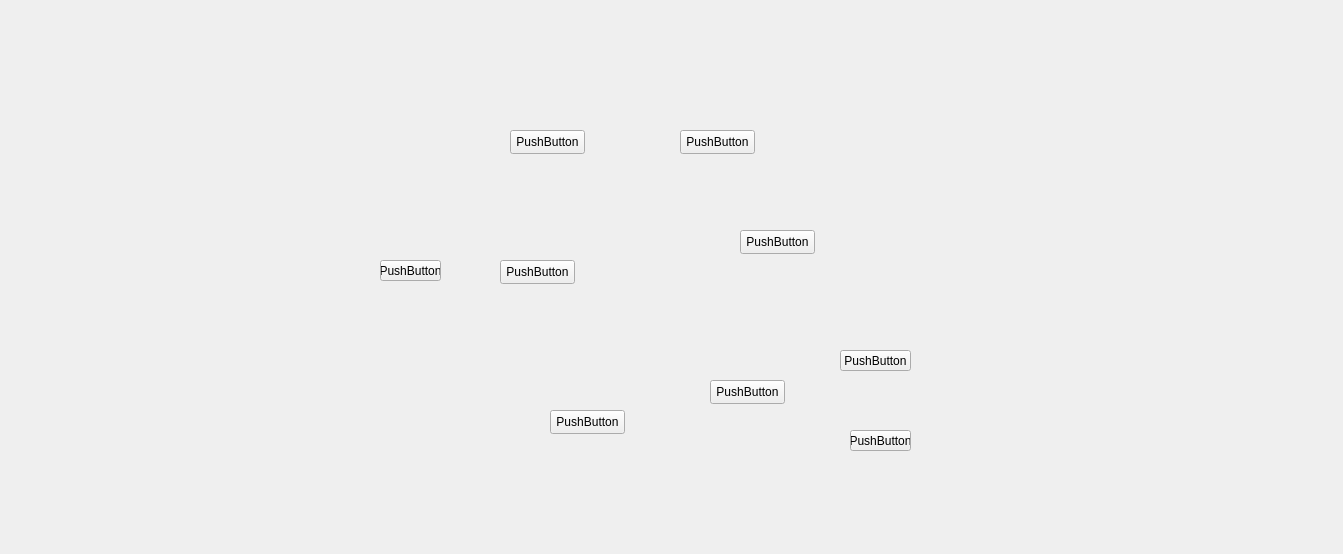
<?xml version="1.0" encoding="UTF-8"?>
<ui version="4.0">
 <class>TwoPlayersMapClass</class>
 <widget class="QMainWindow" name="TwoPlayersMapClass">
  <property name="geometry">
   <rect>
    <x>0</x>
    <y>0</y>
    <width>1343</width>
    <height>554</height>
   </rect>
  </property>
  <property name="windowTitle">
   <string>TwoPlayersMap</string>
  </property>
  <property name="styleSheet">
   <string notr="true">#centralWidget{

image: url(:/Triviadorclient/images/2playersMap.png);
border-image: white;
}</string>
  </property>
  <widget class="QWidget" name="centralWidget">
   <widget class="QPushButton" name="pushButton_Territory1">
    <property name="geometry">
     <rect>
      <x>500</x>
      <y>260</y>
      <width>75</width>
      <height>24</height>
     </rect>
    </property>
    <property name="text">
     <string>PushButton</string>
    </property>
   </widget>
   <widget class="QPushButton" name="pushButton_Territory2">
    <property name="geometry">
     <rect>
      <x>380</x>
      <y>260</y>
      <width>61</width>
      <height>21</height>
     </rect>
    </property>
    <property name="text">
     <string>PushButton</string>
    </property>
   </widget>
   <widget class="QPushButton" name="pushButton_Territory3">
    <property name="geometry">
     <rect>
      <x>510</x>
      <y>130</y>
      <width>75</width>
      <height>24</height>
     </rect>
    </property>
    <property name="text">
     <string>PushButton</string>
    </property>
   </widget>
   <widget class="QPushButton" name="pushButton_Territory4">
    <property name="geometry">
     <rect>
      <x>680</x>
      <y>130</y>
      <width>75</width>
      <height>24</height>
     </rect>
    </property>
    <property name="text">
     <string>PushButton</string>
    </property>
   </widget>
   <widget class="QPushButton" name="pushButton_Territory5">
    <property name="geometry">
     <rect>
      <x>740</x>
      <y>230</y>
      <width>75</width>
      <height>24</height>
     </rect>
    </property>
    <property name="text">
     <string>PushButton</string>
    </property>
   </widget>
   <widget class="QPushButton" name="pushButton_Territory6">
    <property name="geometry">
     <rect>
      <x>550</x>
      <y>410</y>
      <width>75</width>
      <height>24</height>
     </rect>
    </property>
    <property name="text">
     <string>PushButton</string>
    </property>
   </widget>
   <widget class="QPushButton" name="pushButton_Territory7">
    <property name="geometry">
     <rect>
      <x>710</x>
      <y>380</y>
      <width>75</width>
      <height>24</height>
     </rect>
    </property>
    <property name="text">
     <string>PushButton</string>
    </property>
   </widget>
   <widget class="QPushButton" name="pushButton_Territory8">
    <property name="geometry">
     <rect>
      <x>840</x>
      <y>350</y>
      <width>71</width>
      <height>21</height>
     </rect>
    </property>
    <property name="text">
     <string>PushButton</string>
    </property>
   </widget>
   <widget class="QPushButton" name="pushButton_Territory9">
    <property name="geometry">
     <rect>
      <x>850</x>
      <y>430</y>
      <width>61</width>
      <height>21</height>
     </rect>
    </property>
    <property name="text">
     <string>PushButton</string>
    </property>
   </widget>
  </widget>
 </widget>
 <layoutdefault spacing="6" margin="11"/>
 <resources>
  <include location="TriviadorClient.qrc"/>
 </resources>
 <connections/>
</ui>
